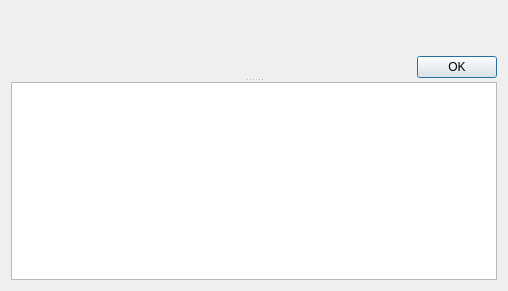
<?xml version="1.0" encoding="UTF-8"?>
<ui version="4.0">
 <class>InfoDialog</class>
 <widget class="QDialog" name="InfoDialog">
  <property name="geometry">
   <rect>
    <x>0</x>
    <y>0</y>
    <width>508</width>
    <height>291</height>
   </rect>
  </property>
  <property name="windowTitle">
   <string>Dialog</string>
  </property>
  <layout class="QHBoxLayout" name="horizontalLayout_2">
   <item>
    <widget class="QSplitter" name="splitter">
     <property name="orientation">
      <enum>Qt::Vertical</enum>
     </property>
     <widget class="QWidget" name="layoutWidget">
      <layout class="QVBoxLayout" name="verticalLayout">
       <property name="sizeConstraint">
        <enum>QLayout::SetMinimumSize</enum>
       </property>
       <item>
        <layout class="QHBoxLayout" name="horizontalLayout">
         <item>
          <widget class="QLabel" name="pixmap">
           <property name="text">
            <string/>
           </property>
          </widget>
         </item>
         <item>
          <widget class="QLabel" name="msg">
           <property name="text">
            <string/>
           </property>
           <property name="wordWrap">
            <bool>true</bool>
           </property>
          </widget>
         </item>
        </layout>
       </item>
       <item>
        <spacer name="verticalSpacer">
         <property name="orientation">
          <enum>Qt::Vertical</enum>
         </property>
         <property name="sizeHint" stdset="0">
          <size>
           <width>20</width>
           <height>23</height>
          </size>
         </property>
        </spacer>
       </item>
       <item>
        <widget class="QDialogButtonBox" name="buttonBox">
         <property name="orientation">
          <enum>Qt::Horizontal</enum>
         </property>
         <property name="standardButtons">
          <set>QDialogButtonBox::Ok</set>
         </property>
        </widget>
       </item>
      </layout>
     </widget>
     <widget class="QPlainTextEdit" name="details">
      <property name="readOnly">
       <bool>true</bool>
      </property>
     </widget>
    </widget>
   </item>
  </layout>
 </widget>
 <resources/>
 <connections>
  <connection>
   <sender>buttonBox</sender>
   <signal>accepted()</signal>
   <receiver>InfoDialog</receiver>
   <slot>accept()</slot>
   <hints>
    <hint type="sourcelabel">
     <x>248</x>
     <y>254</y>
    </hint>
    <hint type="destinationlabel">
     <x>157</x>
     <y>274</y>
    </hint>
   </hints>
  </connection>
  <connection>
   <sender>buttonBox</sender>
   <signal>rejected()</signal>
   <receiver>InfoDialog</receiver>
   <slot>reject()</slot>
   <hints>
    <hint type="sourcelabel">
     <x>316</x>
     <y>260</y>
    </hint>
    <hint type="destinationlabel">
     <x>286</x>
     <y>274</y>
    </hint>
   </hints>
  </connection>
 </connections>
</ui>
